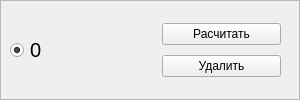
<?xml version="1.0" encoding="UTF-8"?>
<ui version="4.0">
 <class>Region</class>
 <widget class="QWidget" name="Region">
  <property name="geometry">
   <rect>
    <x>0</x>
    <y>0</y>
    <width>300</width>
    <height>100</height>
   </rect>
  </property>
  <property name="minimumSize">
   <size>
    <width>300</width>
    <height>100</height>
   </size>
  </property>
  <property name="maximumSize">
   <size>
    <width>16777215</width>
    <height>100</height>
   </size>
  </property>
  <property name="windowTitle">
   <string>Region</string>
  </property>
  <layout class="QVBoxLayout" name="verticalLayout_2">
   <property name="spacing">
    <number>0</number>
   </property>
   <property name="leftMargin">
    <number>0</number>
   </property>
   <property name="topMargin">
    <number>0</number>
   </property>
   <property name="rightMargin">
    <number>0</number>
   </property>
   <property name="bottomMargin">
    <number>0</number>
   </property>
   <item>
    <widget class="QFrame" name="frame">
     <property name="frameShape">
      <enum>QFrame::StyledPanel</enum>
     </property>
     <property name="frameShadow">
      <enum>QFrame::Raised</enum>
     </property>
     <layout class="QHBoxLayout" name="horizontalLayout_2">
      <item>
       <widget class="QRadioButton" name="editingRadio">
        <property name="sizePolicy">
         <sizepolicy hsizetype="Minimum" vsizetype="Preferred">
          <horstretch>0</horstretch>
          <verstretch>0</verstretch>
         </sizepolicy>
        </property>
        <property name="font">
         <font>
          <pointsize>15</pointsize>
         </font>
        </property>
        <property name="text">
         <string>0</string>
        </property>
        <property name="checked">
         <bool>true</bool>
        </property>
       </widget>
      </item>
      <item>
       <widget class="QWidget" name="verticalWidget" native="true">
        <layout class="QVBoxLayout" name="verticalLayout">
         <item>
          <widget class="QPushButton" name="calculateButton">
           <property name="text">
            <string>Расчитать</string>
           </property>
          </widget>
         </item>
         <item>
          <widget class="QPushButton" name="deleteButton">
           <property name="text">
            <string>Удалить</string>
           </property>
          </widget>
         </item>
        </layout>
       </widget>
      </item>
     </layout>
    </widget>
   </item>
  </layout>
 </widget>
 <resources/>
 <connections/>
</ui>
